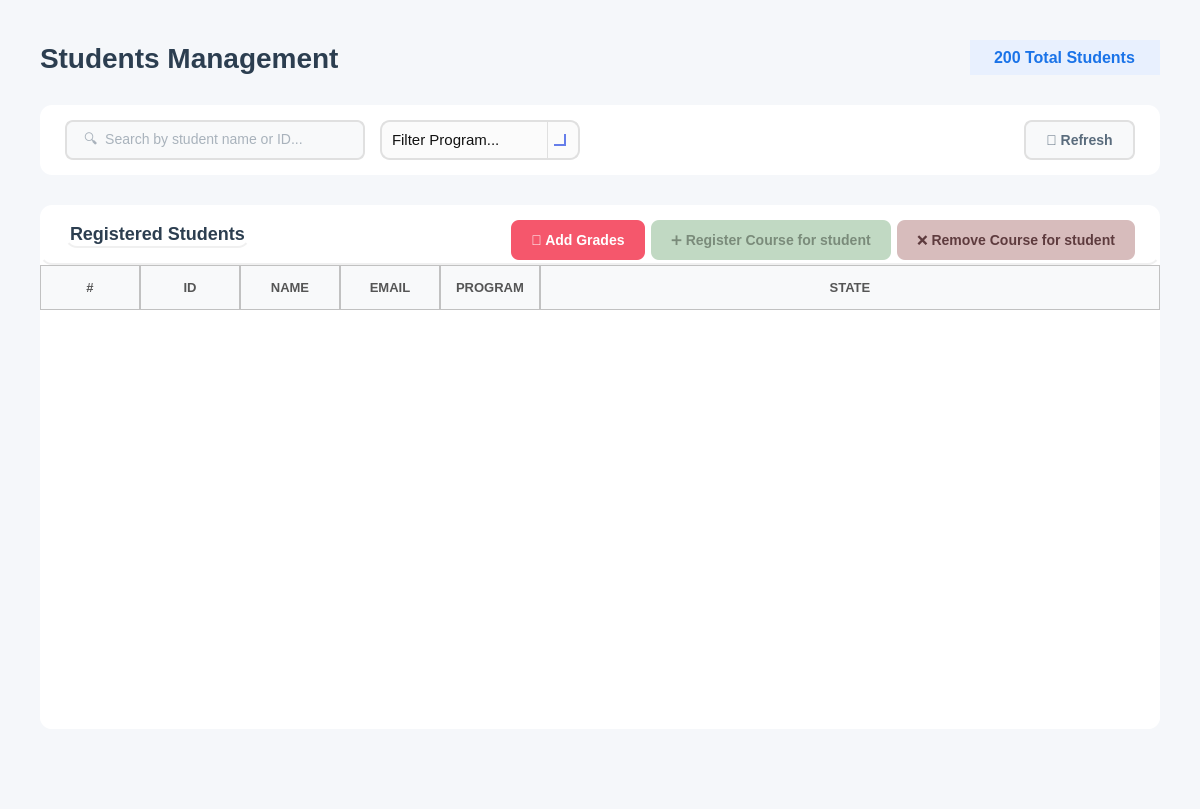
<?xml version="1.0" encoding="UTF-8"?>
<ui version="4.0">
 <class>AllStudents</class>
 <widget class="QWidget" name="AllStudents">
  <property name="geometry">
   <rect>
    <x>0</x>
    <y>0</y>
    <width>1200</width>
    <height>809</height>
   </rect>
  </property>
  <property name="windowTitle">
   <string/>
  </property>
  <property name="styleSheet">
   <string notr="true">background-color: #f5f7fa;</string>
  </property>
  <layout class="QVBoxLayout" name="mainLayout">
   <property name="spacing">
    <number>30</number>
   </property>
   <property name="leftMargin">
    <number>40</number>
   </property>
   <property name="topMargin">
    <number>40</number>
   </property>
   <property name="rightMargin">
    <number>40</number>
   </property>
   <property name="bottomMargin">
    <number>20</number>
   </property>
   <item>
    <layout class="QHBoxLayout" name="headerLayout">
     <item>
      <widget class="QLabel" name="labelTitle">
       <property name="styleSheet">
        <string notr="true">font-size: 28px; font-weight: bold; color: #2c3e50; background: transparent;</string>
       </property>
       <property name="text">
        <string>Students Management</string>
       </property>
      </widget>
     </item>
     <item>
      <spacer name="headerSpacer">
       <property name="orientation">
        <enum>Qt::Orientation::Horizontal</enum>
       </property>
       <property name="sizeHint" stdset="0">
        <size>
         <width>40</width>
         <height>20</height>
        </size>
       </property>
      </spacer>
     </item>
     <item>
      <widget class="QLabel" name="labelTotalStudentsCount">
       <property name="styleSheet">
        <string notr="true">font-size: 16px;
color: #1a73e8;               /* blue text for emphasis */
font-weight: bold;
background-color: #e8f0fe;    /* light blue background */
padding: 8px 20px;
border-radius: 20px;
</string>
       </property>
       <property name="text">
        <string>200 Total Students</string>
       </property>
      </widget>
     </item>
    </layout>
   </item>
   <item>
    <widget class="QFrame" name="filterFrame">
     <property name="minimumSize">
      <size>
       <width>0</width>
       <height>70</height>
      </size>
     </property>
     <property name="maximumSize">
      <size>
       <width>16777215</width>
       <height>70</height>
      </size>
     </property>
     <property name="styleSheet">
      <string notr="true">background-color: white; border-radius: 12px;</string>
     </property>
     <property name="frameShape">
      <enum>QFrame::Shape::StyledPanel</enum>
     </property>
     <layout class="QHBoxLayout" name="filterLayout">
      <property name="spacing">
       <number>15</number>
      </property>
      <property name="leftMargin">
       <number>25</number>
      </property>
      <property name="topMargin">
       <number>15</number>
      </property>
      <property name="rightMargin">
       <number>25</number>
      </property>
      <property name="bottomMargin">
       <number>15</number>
      </property>
      <item>
       <widget class="QLineEdit" name="lineEditSearch">
        <property name="minimumSize">
         <size>
          <width>300</width>
          <height>40</height>
         </size>
        </property>
        <property name="maximumSize">
         <size>
          <width>200</width>
          <height>16777215</height>
         </size>
        </property>
        <property name="styleSheet">
         <string notr="true">QLineEdit {
    padding: 10px 15px;
    border: 2px solid #e0e0e0;
    border-radius: 8px;
    font-size: 14px;
    background-color: #f8f9fa;   /* light neutral background */
    color: #5a6c7d;             /* text color similar to buttons */
}

QLineEdit:focus {
    border-color: #f5576c;       /* accent border on focus */
    background-color: #ffffff;   /* slightly lighter when active */
}

QLineEdit:disabled {
    background-color: #ededed;   /* washed-out grey */
    color: #a1a8b3;             /* faded text */
}
</string>
        </property>
        <property name="placeholderText">
         <string>🔍  Search by student name or ID...</string>
        </property>
       </widget>
      </item>
      <item>
       <widget class="QComboBox" name="comboBoxSelectProgram">
        <property name="sizePolicy">
         <sizepolicy hsizetype="Expanding" vsizetype="Fixed">
          <horstretch>0</horstretch>
          <verstretch>0</verstretch>
         </sizepolicy>
        </property>
        <property name="minimumSize">
         <size>
          <width>150</width>
          <height>40</height>
         </size>
        </property>
        <property name="maximumSize">
         <size>
          <width>200</width>
          <height>65</height>
         </size>
        </property>
        <property name="styleSheet">
         <string notr="true">/* ----------------- QComboBox Base ----------------- */
QComboBox {
    border: 2px solid #E0E0E0;          /* main border */
    border-radius: 10px;
    padding: 8px 10px;                   /* Matches QLineEdit padding */
    background: rgba(250, 250, 250, 200);
    font-size: 11pt;
    color: #111111;
}

/* Focused state */
QComboBox:focus {
    border: 2px solid #667EEA; 
    background: rgba(250, 250, 250, 220);
}

/* ----------------- Drop-down Arrow ----------------- */
QComboBox::drop-down {
    subcontrol-origin: padding;
    subcontrol-position: top right;
    width: 30px; 
    border-left-width: 1px;
    border-left-color: #E0E0E0;
    border-left-style: solid;
    border-top-right-radius: 12px;       /* rounder corners */
    border-bottom-right-radius: 12px;    /* rounder corners */
    background: transparent;
}

/* Remove ugly black border on hover/focus */
QComboBox::drop-down:hover,
QComboBox::drop-down:focus {
    border-left-color: #667EEA;
    background: transparent;
    border: none;
}

/* Modern, visible arrow using simple chevron */
QComboBox::down-arrow {
    width: 10px;
    height: 10px;
    border: solid #667EEA;
    border-width: 0 2px 2px 0;
    margin-right: 6px;
}

/* ----------------- Dropdown Popup ----------------- */
/* Dropdown Popup */
QComboBox QAbstractItemView {
    background-color: #fdfdfd;          /* slightly off-white */
    border: 2px solid #E0E0E0;          /* subtle grey border */
    border-radius: 8px;                  /* may not be perfect on Windows */
    color: #111111;
    font-size: 11pt;
    padding: 5px;
    selection-background-color: #667EEA;
    selection-color: white;
    outline: none;
}

/* Items hover/selection */
QComboBox QAbstractItemView::item:hover {
    background-color: rgba(102, 126, 234, 0.1);
    color: #111111;
}

QComboBox QAbstractItemView::item:selected {
    background-color: #667EEA;
    color: white;
}

/* Error highlight for combo box */
QComboBox[error=&quot;true&quot;] {
    border: 2px solid #FF4A4A;
}</string>
        </property>
        <property name="placeholderText">
         <string>Filter Program...</string>
        </property>
        <item>
         <property name="text">
          <string>Computer</string>
         </property>
        </item>
        <item>
         <property name="text">
          <string>Communication</string>
         </property>
        </item>
        <item>
         <property name="text">
          <string>Power</string>
         </property>
        </item>
        <item>
         <property name="text">
          <string>Biomedical</string>
         </property>
        </item>
       </widget>
      </item>
      <item>
       <spacer name="filterSpacer">
        <property name="orientation">
         <enum>Qt::Orientation::Horizontal</enum>
        </property>
        <property name="sizeHint" stdset="0">
         <size>
          <width>40</width>
          <height>20</height>
         </size>
        </property>
       </spacer>
      </item>
      <item>
       <widget class="QPushButton" name="buttonRefresh">
        <property name="minimumSize">
         <size>
          <width>100</width>
          <height>40</height>
         </size>
        </property>
        <property name="cursor">
         <cursorShape>PointingHandCursor</cursorShape>
        </property>
        <property name="styleSheet">
         <string notr="true">QPushButton {
    background-color: #f8f9fa;
    color: #5a6c7d;
    border: 2px solid #e0e0e0;
    border-radius: 8px;
    font-size: 14px;
    font-weight: bold;
    padding: 10px 20px;
}

QPushButton:hover {
    border-color: #f5576c;
    color: #f5576c;
}

QPushButton:pressed {
    background-color: #e0e0e0; /* darker grey for pressed feedback */
    border-color: #f5576c;
    color: #f5576c;
}</string>
        </property>
        <property name="text">
         <string>🔄 Refresh</string>
        </property>
       </widget>
      </item>
     </layout>
    </widget>
   </item>
   <item>
    <widget class="QFrame" name="tableFrame">
     <property name="styleSheet">
      <string notr="true">background-color: white; border-radius: 12px;</string>
     </property>
     <property name="frameShape">
      <enum>QFrame::Shape::StyledPanel</enum>
     </property>
     <layout class="QVBoxLayout" name="tableMainLayout">
      <property name="spacing">
       <number>0</number>
      </property>
      <property name="leftMargin">
       <number>0</number>
      </property>
      <property name="topMargin">
       <number>0</number>
      </property>
      <property name="rightMargin">
       <number>0</number>
      </property>
      <property name="bottomMargin">
       <number>0</number>
      </property>
      <item>
       <widget class="QFrame" name="tableHeader">
        <property name="minimumSize">
         <size>
          <width>0</width>
          <height>60</height>
         </size>
        </property>
        <property name="maximumSize">
         <size>
          <width>16777215</width>
          <height>60</height>
         </size>
        </property>
        <property name="styleSheet">
         <string notr="true">background: transparent; border-bottom: 2px solid #f0f0f0;</string>
        </property>
        <property name="frameShape">
         <enum>QFrame::Shape::StyledPanel</enum>
        </property>
        <layout class="QHBoxLayout" name="tableHeaderLayout">
         <property name="leftMargin">
          <number>25</number>
         </property>
         <property name="topMargin">
          <number>15</number>
         </property>
         <property name="rightMargin">
          <number>25</number>
         </property>
         <property name="bottomMargin">
          <number>15</number>
         </property>
         <item>
          <widget class="QLabel" name="tableTitle">
           <property name="styleSheet">
            <string notr="true">font-size: 18px; font-weight: bold; color: #2c3e50; background: transparent;</string>
           </property>
           <property name="text">
            <string>Registered Students</string>
           </property>
          </widget>
         </item>
         <item>
          <spacer name="tableHeaderSpacer">
           <property name="orientation">
            <enum>Qt::Orientation::Horizontal</enum>
           </property>
           <property name="sizeHint" stdset="0">
            <size>
             <width>40</width>
             <height>20</height>
            </size>
           </property>
          </spacer>
         </item>
         <item>
          <widget class="QPushButton" name="buttonAddStudent_2">
           <property name="enabled">
            <bool>true</bool>
           </property>
           <property name="minimumSize">
            <size>
             <width>120</width>
             <height>40</height>
            </size>
           </property>
           <property name="cursor">
            <cursorShape>PointingHandCursor</cursorShape>
           </property>
           <property name="styleSheet">
            <string notr="true">QPushButton {
    background-color: #f5576c;
    color: #ffffff;
    border: none;
    border-radius: 8px;
    font-size: 14px;
    font-weight: bold;
    padding: 10px 20px;
    transition: background-color 150ms;
}
QPushButton:hover {
    background-color: #e5475c;
}
QPushButton:pressed {
    background-color: #d43f52;
}
QPushButton:disabled {
    background-color: #cccccc;  /* gray background for disabled */
    color: #666666;             /* darker gray text */
}</string>
           </property>
           <property name="text">
            <string>📝 Add Grades</string>
           </property>
          </widget>
         </item>
         <item>
          <widget class="QPushButton" name="buttonAddStudent">
           <property name="enabled">
            <bool>false</bool>
           </property>
           <property name="minimumSize">
            <size>
             <width>120</width>
             <height>40</height>
            </size>
           </property>
           <property name="cursor">
            <cursorShape>PointingHandCursor</cursorShape>
           </property>
           <property name="styleSheet">
            <string notr="true">/* ---- Approve Button ---- */
QPushButton {
    background-color: #d4edda;
    color: #155724;
    border: none;
    border-radius: 8px;
    font-size: 14px;
    font-weight: bold;
    padding: 10px 20px;
}
QPushButton:hover {
    background-color: #28a745;
    color: white;
}
QPushButton:pressed {
    background-color: #1e7e34;  /* slightly darker for pressed feedback */
}
QPushButton:disabled {
    background-color: #c1d9c3; /* more washed-out green */
    color: #7a8b7a;
}</string>
           </property>
           <property name="text">
            <string>➕ Register Course for student</string>
           </property>
          </widget>
         </item>
         <item>
          <widget class="QPushButton" name="buttonRemoveSelected">
           <property name="enabled">
            <bool>false</bool>
           </property>
           <property name="minimumSize">
            <size>
             <width>120</width>
             <height>40</height>
            </size>
           </property>
           <property name="cursor">
            <cursorShape>PointingHandCursor</cursorShape>
           </property>
           <property name="styleSheet">
            <string notr="true">/* ---- Reject Button ---- */
QPushButton {
    background-color: #f8d7da;
    color: #721c24;
    border: none;
    border-radius: 8px;
    font-size: 14px;
    font-weight: bold;
    padding: 10px 20px;
}
QPushButton:hover {
    background-color: #c82333;
    color: white;
}
QPushButton:pressed {
    background-color: #a71d2a;  /* slightly darker for pressed feedback */
}
QPushButton:disabled {
    background-color: #d7bcbc; /* more washed-out red */
    color: #5e3b3e;
}</string>
           </property>
           <property name="text">
            <string>❌ Remove Course for student</string>
           </property>
          </widget>
         </item>
        </layout>
       </widget>
      </item>
      <item>
       <widget class="QTableWidget" name="tableAllStudents">
        <property name="minimumSize">
         <size>
          <width>0</width>
          <height>300</height>
         </size>
        </property>
        <property name="styleSheet">
         <string notr="true">QTableWidget {
    border: none;
    background-color: white;
    gridline-color: #e5e5e5;      /* slightly darker for visibility */
    color: #222222;               /* matches QLineEdit text color */
    font-size: 14px;
}

QTableWidget::item {
    padding: 14px;
    border: none;
    color: #222222;               /* consistent text color */
}

QTableWidget::item:selected {
    background-color: #fcebed;  /* soft pink selection */
    color: #222222;             /* keep text readable */
}

QHeaderView::section {
    background-color: #f8f9fa;
    padding: 12px;
	border: 1px solid #c1c1c1; 
    font-size: 13px;
    color: #555555;               /* similar to readOnly QLineEdit text */
    font-weight: bold;
}
QTableWidget::item:focus {
    outline: none;
    border: none;
}
/* Removes weird selection rectangle */
QTableWidget::item:focus {
    outline: none;
    border: none;
}
QTableWidget::indicator {
    width: 18px;
    height: 18px;
}

QTableWidget::indicator:unchecked {
    border: 1px solid #b8b8b8;      /* soft grey border */
    background-color: #f8f8f8;      /* very light grey */
    border-radius: 3px;             /* slightly rounded */
}

QTableWidget::indicator:checked {
    border: 1px solid #5a5a5a;      /* darker grey when selected */
    background-color: #6c6c6c;      /* washed-out grey instead of harsh green */
    image: url(&quot;&quot;);                 /* remove default checkmark */
    border-radius: 3px;
}

QTableWidget::indicator:checked:hover,
QTableWidget::indicator:unchecked:hover {
    border-color: #3a3a3a;
}

QTableWidget::indicator:checked::after {
    content: &quot;&quot;;
    image: url(&quot;&quot;); /* no default checkmark */
}
/* ===== SCROLLBARS (VERTICAL &amp; HORIZONTAL) ===== */

/* Track */
QScrollBar:vertical, QScrollBar:horizontal {
    background: rgba(255, 255, 255, 0.05);  /* subtle track */
    border-radius: 6px;
    margin: 0px;  /* remove extra space */
}

/* Handle / Thumb */
QScrollBar::handle:vertical, QScrollBar::handle:horizontal {
    background: rgba(120, 120, 120, 0.35);  /* glassy thumb */
    border-radius: 6px;
    border: 1px solid rgba(255, 255, 255, 0.2); /* subtle highlight */
    min-height: 30px; /* vertical */
    min-width: 30px;  /* horizontal */
}

QScrollBar::handle:vertical:hover,
QScrollBar::handle:horizontal:hover {
    background: rgba(120, 120, 120, 0.55);
}

/* Buttons (up/down or left/right) */
QScrollBar::add-line:vertical, QScrollBar::sub-line:vertical,
QScrollBar::add-line:horizontal, QScrollBar::sub-line:horizontal {
    width: 16px;  /* horizontal buttons width */
    height: 16px; /* vertical buttons height */
    background: rgba(180, 180, 180, 0.35);
    border-radius: 4px;
}

/* Arrow icons */
QScrollBar::up-arrow:vertical, QScrollBar::down-arrow:vertical,
QScrollBar::left-arrow:horizontal, QScrollBar::right-arrow:horizontal {
    width: 6px;
    height: 6px;
    background: transparent;
}

/* Remove blank areas */
QScrollBar::add-page:vertical, QScrollBar::sub-page:vertical,
QScrollBar::add-page:horizontal, QScrollBar::sub-page:horizontal {
    background: none;
}

/* Sizes */
QScrollBar:vertical { width: 12px; }
QScrollBar:horizontal { height: 12px; }
</string>
        </property>
        <property name="editTriggers">
         <set>QAbstractItemView::EditTrigger::NoEditTriggers</set>
        </property>
        <property name="alternatingRowColors">
         <bool>true</bool>
        </property>
        <property name="selectionMode">
         <enum>QAbstractItemView::SelectionMode::SingleSelection</enum>
        </property>
        <property name="selectionBehavior">
         <enum>QAbstractItemView::SelectionBehavior::SelectRows</enum>
        </property>
        <property name="verticalScrollMode">
         <enum>QAbstractItemView::ScrollMode::ScrollPerPixel</enum>
        </property>
        <property name="horizontalScrollMode">
         <enum>QAbstractItemView::ScrollMode::ScrollPerPixel</enum>
        </property>
        <property name="cornerButtonEnabled">
         <bool>true</bool>
        </property>
        <attribute name="horizontalHeaderStretchLastSection">
         <bool>true</bool>
        </attribute>
        <attribute name="verticalHeaderVisible">
         <bool>false</bool>
        </attribute>
        <attribute name="verticalHeaderCascadingSectionResizes">
         <bool>true</bool>
        </attribute>
        <column>
         <property name="text">
          <string>#</string>
         </property>
        </column>
        <column>
         <property name="text">
          <string>ID</string>
         </property>
        </column>
        <column>
         <property name="text">
          <string>NAME</string>
         </property>
        </column>
        <column>
         <property name="text">
          <string>EMAIL</string>
         </property>
        </column>
        <column>
         <property name="text">
          <string>PROGRAM</string>
         </property>
        </column>
        <column>
         <property name="text">
          <string>STATE</string>
         </property>
        </column>
       </widget>
      </item>
     </layout>
    </widget>
   </item>
   <item>
    <spacer name="verticalSpacer">
     <property name="orientation">
      <enum>Qt::Orientation::Vertical</enum>
     </property>
     <property name="sizeType">
      <enum>QSizePolicy::Policy::Maximum</enum>
     </property>
     <property name="sizeHint" stdset="0">
      <size>
       <width>20</width>
       <height>60</height>
      </size>
     </property>
    </spacer>
   </item>
  </layout>
 </widget>
 <resources/>
 <connections/>
</ui>
